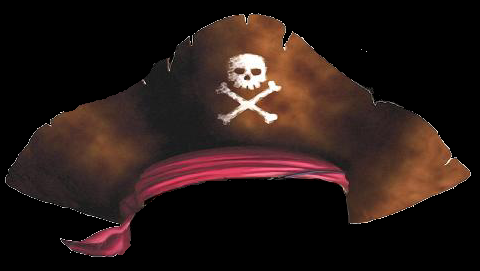
#> input picture filters/pirate_hat.png, 480 x 271 px
$ python main.py
#> lines starting #> are read from the running program, lines starting #| are printed output that depends on the picture; after the words box and inside, x2 and y2 are one past the last pixel; in counts of white or black regions, pixels touching at a corner belong together
import os
import cv2

def loadFilter(name):
#> called with name = 'filters/pirate_hat.png'
    global filter,filter_gray, ret, mask, mask_inv

    # Load the filter image
    filter = cv2.imread(name)
#> filter is the input picture: shape (271, 480, 3); mean B, G, R 21.5, 24.8, 39

    # Convert filter to grayscale for creating a mask
    filter_gray = cv2.cvtColor(filter, cv2.COLOR_BGR2GRAY)
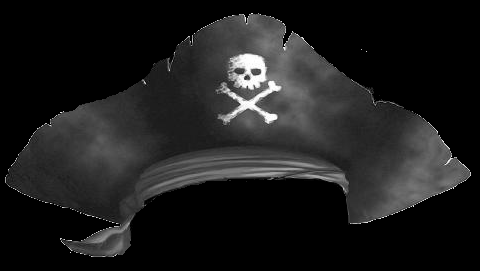
#> filter_gray: shape (271, 480); min 0, max 255, mean 28.7
    ret, mask = cv2.threshold(filter_gray, 10, 255, cv2.THRESH_BINARY)
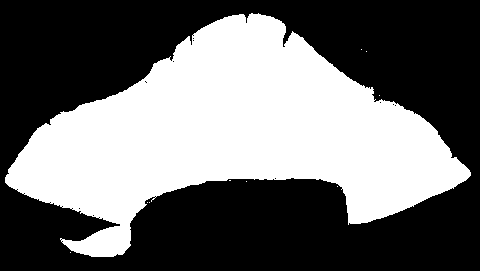
#> mask: shape (271, 480); 42.4% white; 10 white regions (9 under 20 px), largest, box (x1, y1, x2, y2) and area: (5, 13, 471, 257) 55179
    mask_inv = cv2.bitwise_not(mask)

# [74 lines left out: function applyFilter, not called in this run]


# Load the face cascade classifier
face_cascade = cv2.CascadeClassifier('cascades/haarcascade_frontalface_default.xml')
# Default filter
loadFilter("filters/pirate_hat.png")

# TODO: Buffer faces for 5 frames before applying filter (so artifacts are removed)
# Use epsilon around x,y,w,h values


# TODO: Replace numbers with hashmap, same for k
filterSelection = 0

cap = cv2.VideoCapture(0)
cam_res = [480, 640]

#sample a frame to get cam_res
ret, frame = cap.read()
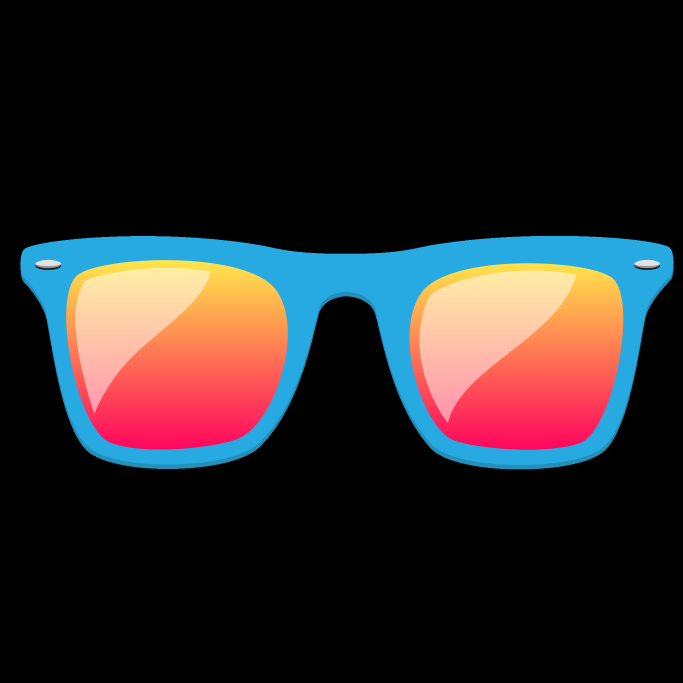
#> input picture glasses.png, 2048 x 2048 px, given in place of the camera (shown at 1/3 size)
#> frame is the input picture: shape (2048, 2048, 3); mean B, G, R 37.6, 36.3, 42
cam_res = frame.shape[0:2]
#> cam_res = (2048, 2048)

while True:
    # Read a frame from the video capture
    ret, frame = cap.read()
    print(frame.shape)
#| (2048, 2048, 3)

    if not ret:
        break

    # Convert the frame to grayscale for face detection
    gray = cv2.cvtColor(frame, cv2.COLOR_BGR2GRAY)
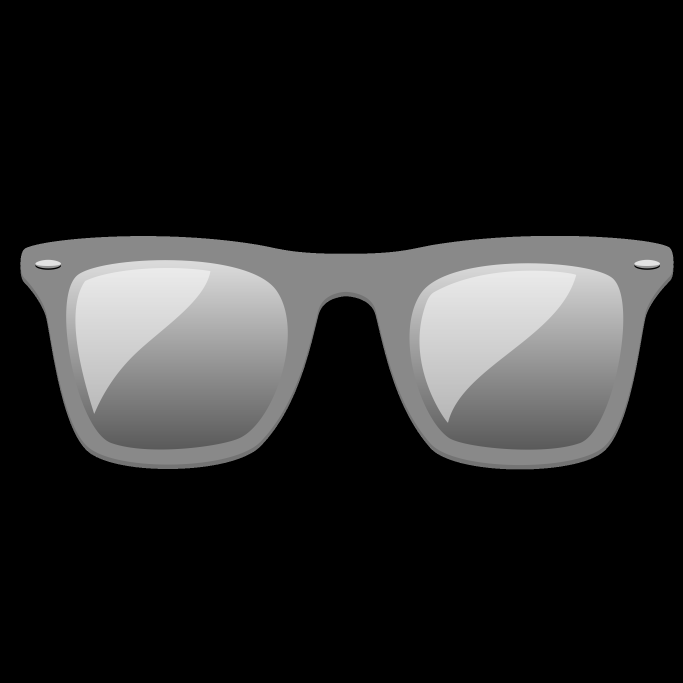
#> gray: shape (2048, 2048) (shown at 1/3 size); min 0, max 235, mean 38.1

    # Detect faces in the frame
    faces = face_cascade.detectMultiScale(gray, 1.5, 5)
#> faces = ()
    # https://stackoverflow.com/questions/52318311/merging-overlapping-rectangle-with-opencv
    # Group overlapping rectangles together
    faces, _ = cv2.groupRectangles(faces,0,0.5)

    for (x, y, w, h) in faces:
        # Highlight each face
        rect = cv2.rectangle(frame, (x,y), (x+w, y+h), (255,0,0), 1)

        applyFilter(cam_res, x, y, w, h)
#> this loop made 0 passes

    #time.sleep(0.5)
    # Display the frame with the filter
    cv2.imshow('Filter added', frame)

    # Asynchronous button click to cycle through filters
    k = cv2.waitKey(3) & 0xff
#> (key Esc is pressed here)
    if k==0xff:
        k = filterSelection + 48

    match k:
        # Check for the 'Esc' key to exit the loop
        case 27:
            break

        case 48:
            filterSelection = k - 48
            loadFilter("filters/pirate_hat.png")


        case 49:
            filterSelection = k - 48
            loadFilter("filters/glasses.png")

# Release the video capture and close all OpenCV windows
cap.release()
cv2.destroyAllWindows()
